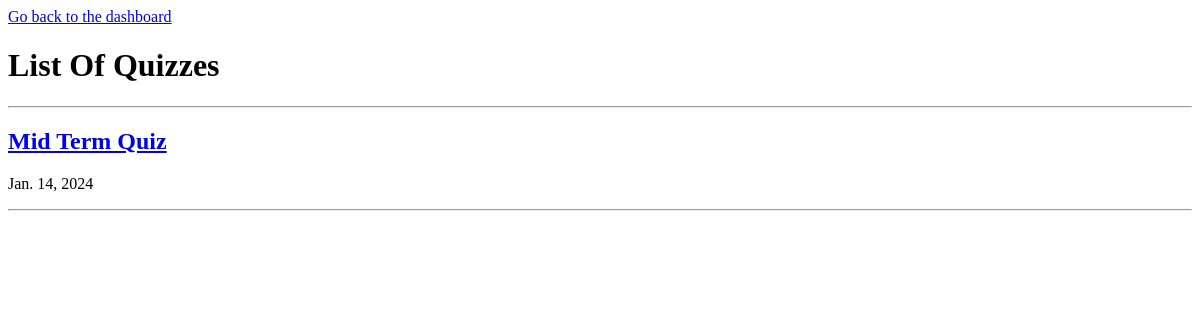
Page /quiz/list/ on the earlier database version.
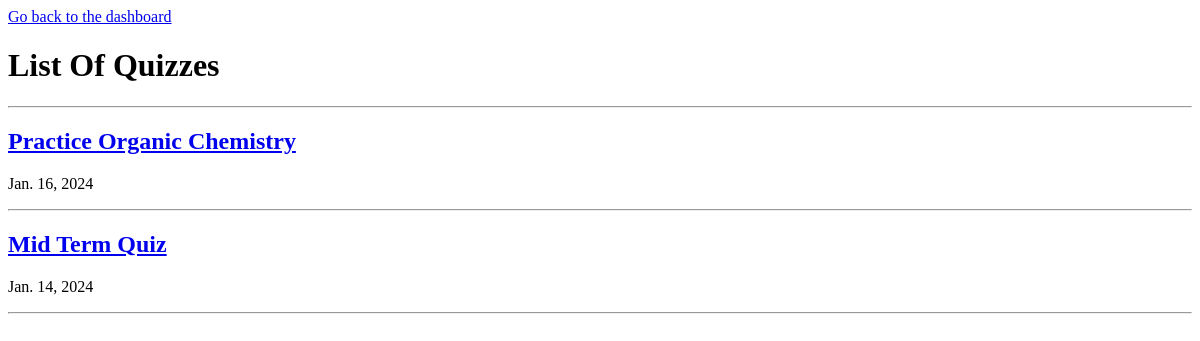
Same page on the later database version.
### quiz/models.py (models this page shows, shortened)
class Quiz(models.Model):
    SUBJECTS = (
        ('phy', 'Physics'),
        ('che', 'Chemistry'),
        ('math', 'Math'),
    )
    subject = models.CharField(choices = SUBJECTS, max_length = 4)
    title = models.CharField(max_length = 200)
    created_by = models.ForeignKey(get_user_model(), blank = True, on_delete = models.CASCADE)
    created_at = models.DateField(auto_now_add = True)
    slug = models.SlugField(max_length = 200, blank = True, unique = True)

### quiz/views.py (the view)
# urls.py: path('list/', views.ListQuizzes.as_view(), name = 'list'),
class ListQuizzes(ListView):
    model = models.Quiz
    template_name = 'quiz/list_of_quizzes.html'
    ordering = ['-created_at', 'title']
    def get_context_data(self, **kwargs):
        context = super().get_context_data(**kwargs)
        context['page_heading'] = constants.GENERATE_PAGE_HEADING('Quizze') # returns Quizzes
        context['quizzes'] = self.get_queryset()
        context['empty_list_message'] = constants.GENERATE_EMPTY_LIST_MESSAGE('Quiz')
        return context

### constants.py (called while the page is built)
def listHeading(listname):
    return f'List of {listname.lower()}s'

def emptylistmessage(listname):
    return f'No {listname.lower()}s yet'

### quiz/templates/quiz/list_of_quizzes.html
{% extends 'display_list.html' %}
{% block object_page %}
  <a href="{% url 'quiz:attempt' object.slug%}">
    <h2>{{ object.title|title }}</h2>
  </a>
{% endblock %}

### templates/display_list.html (shortened to what this page needs)
{% extends 'base.html' %}
{% block body %}
    <a href="{% url 'dashboard:display_dashboard' %}">Go back to the dashboard</a>
    <h1>{{ page_heading | title }}</h1>
    <hr>
    {% for object in object_list%}
        {% block object_page %}{% endblock object_page %}
        <p>{{ object.created_at }}</p>
        <hr>
    {% empty %}
        <p>{{ empty_list_message }}</p>
    {% endfor %}
{% endblock body %}

Differences in the rows shown:
added Quiz: title "Practice Organic Chemistry", created_at "Jan. 16, 2024"
